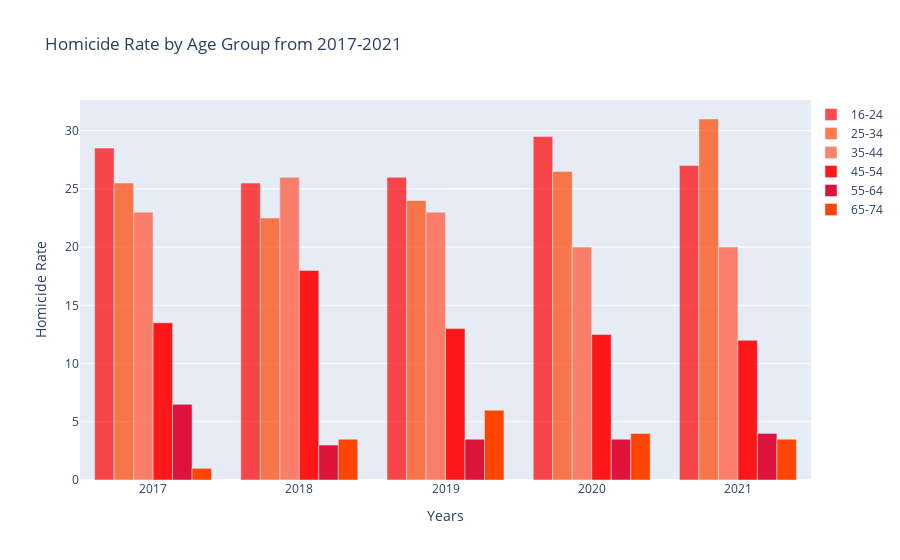

This figure's notebook cell:
### Code cell
plot = go.Figure(data=[
    go.Bar(
        name='16-24',
        x=x,
        y=homicide_age_161,
        marker_color='rgba(255, 0, 0, 0.7)' 
    ),
    go.Bar(
        name='25-34',
        x=x,
        y=homicide_age_251,
        marker_color='rgba(255, 69, 0, 0.7)'
    ),
    go.Bar(
        name='35-44',
        x=x,
        y=homicide_age_351,
        marker_color='rgba(255, 99, 71, 0.8)'
    ),
    go.Bar(
        name='45-54',
        x=x,
        y=homicide_age_451,
        marker_color='rgba(255, 0, 0, 0.9)'
    ),
    go.Bar(
        name='55-64',
        x=x,
        y=homicide_age_551,
        marker_color='rgba(220, 20, 60, 1.0)'
    ),
    go.Bar(
        name='65-74',
        x=x,
        y=homicide_age_651,
        marker_color='rgba(255, 69, 0, 1.0)'
    )
])

plot.update_layout(
    xaxis_title="Years",
    yaxis_title="Homicide Rate",
    title="Homicide Rate by Age Group from 2017-2021",
    legend=dict(x=1, y=1),
)

plot.show()

### Figure 1 — Plotly figure (JSON) as saved in the notebook; plotly's stock layout.template omitted (floating-point values rounded to 4 significant figures)
{"data": [{"marker": {"color": "rgba(255, 0, 0, 0.7)"}, "name": "16-24", "type": "bar", "x": [2017, 2018, 2019, 2020, 2021], "y": [28.5, 25.5, 26, 29.5, 27]}, {"marker": {"color": "rgba(255, 69, 0, 0.7)"}, "name": "25-34", "type": "bar", "x": [2017, 2018, 2019, 2020, 2021], "y": [25.5, 22.5, 24, 26.5, 31]}, {"marker": {"color": "rgba(255, 99, 71, 0.8)"}, "name": "35-44", "type": "bar", "x": [2017, 2018, 2019, 2020, 2021], "y": [23, 26, 23, 20, 20]}, {"marker": {"color": "rgba(255, 0, 0, 0.9)"}, "name": "45-54", "type": "bar", "x": [2017, 2018, 2019, 2020, 2021], "y": [13.5, 18, 13, 12.5, 12]}, {"marker": {"color": "rgba(220, 20, 60, 1.0)"}, "name": "55-64", "type": "bar", "x": [2017, 2018, 2019, 2020, 2021], "y": [6.5, 3, 3.5, 3.5, 4]}, {"marker": {"color": "rgba(255, 69, 0, 1.0)"}, "name": "65-74", "type": "bar", "x": [2017, 2018, 2019, 2020, 2021], "y": [1, 3.5, 6, 4, 3.5]}], "layout": {"legend": {"x": 1, "y": 1}, "title": {"text": "Homicide Rate by Age Group from 2017-2021"}, "xaxis": {"title": {"text": "Years"}}, "yaxis": {"title": {"text": "Homicide Rate"}}}}
